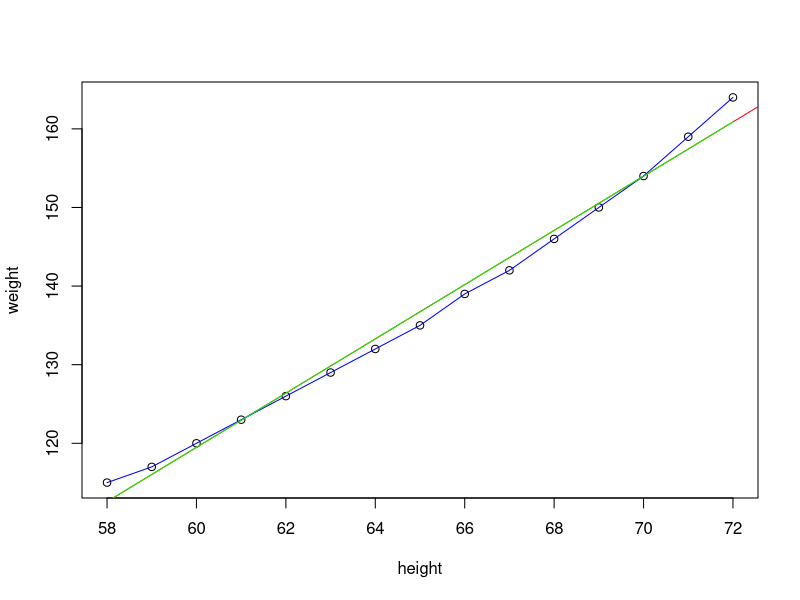
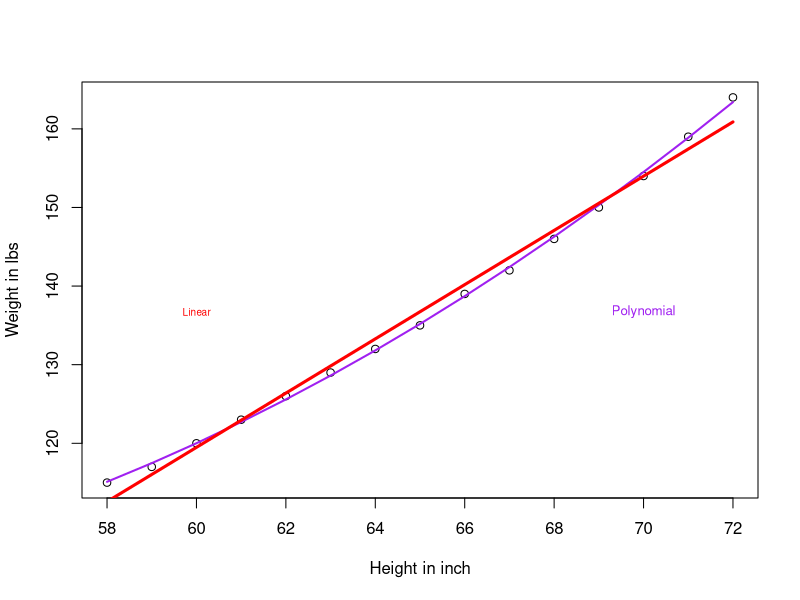
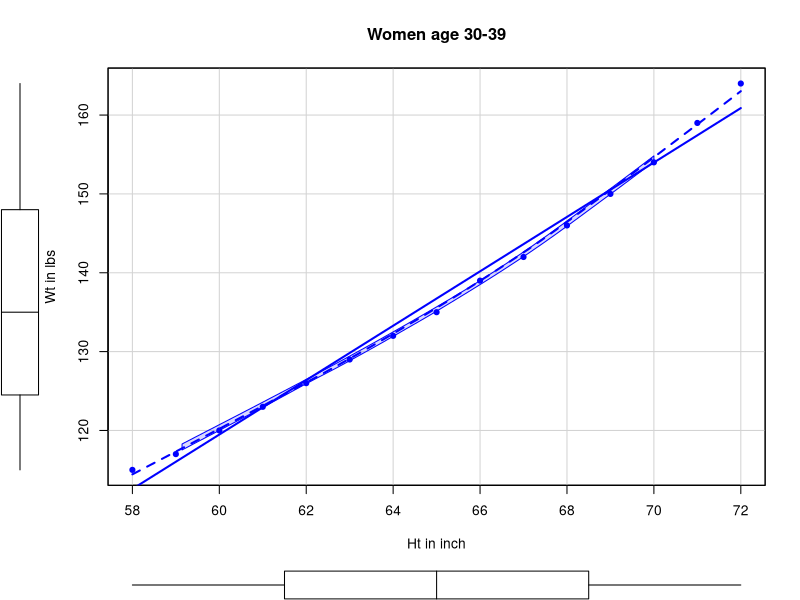
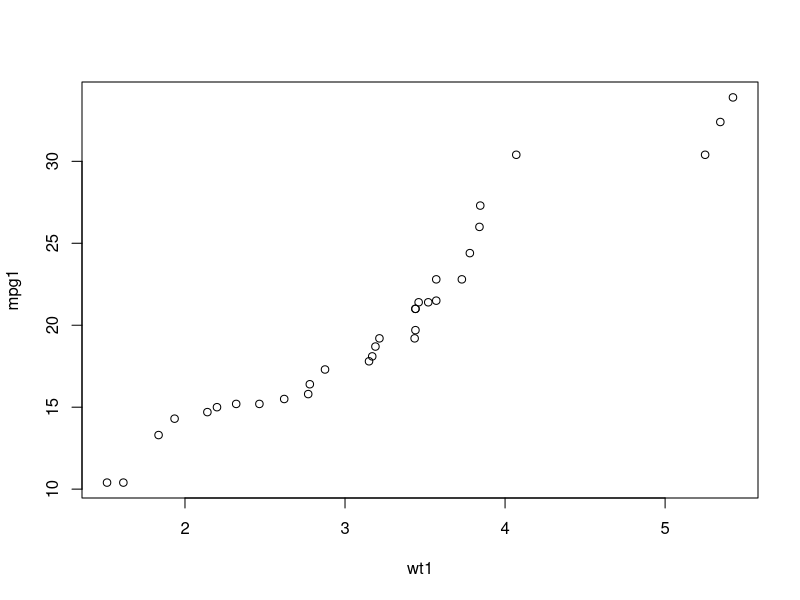
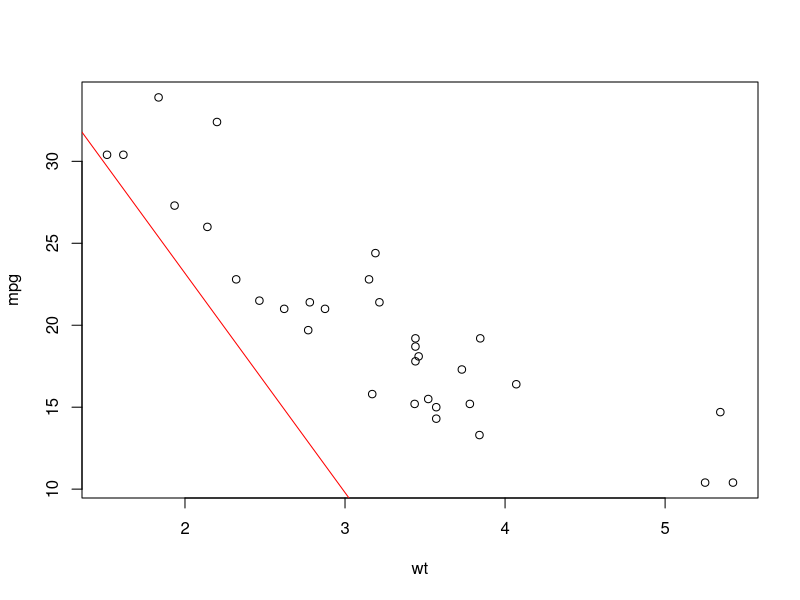
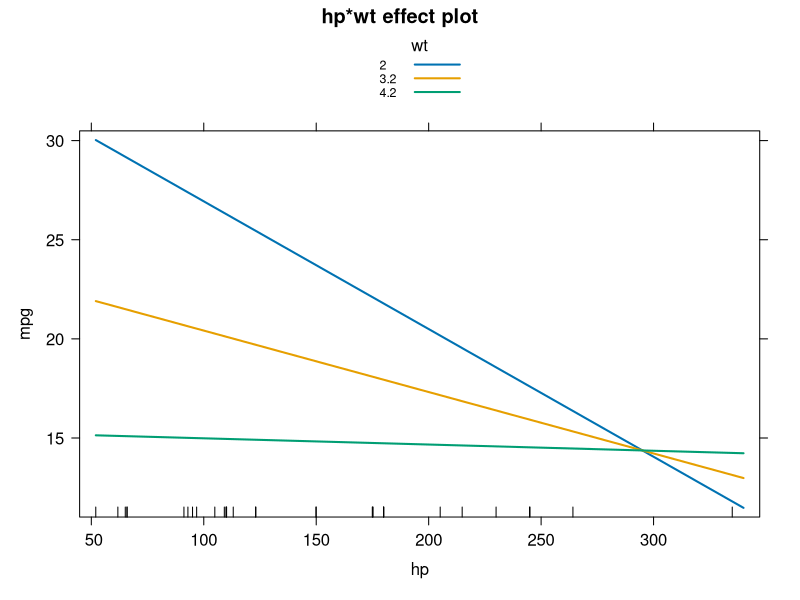
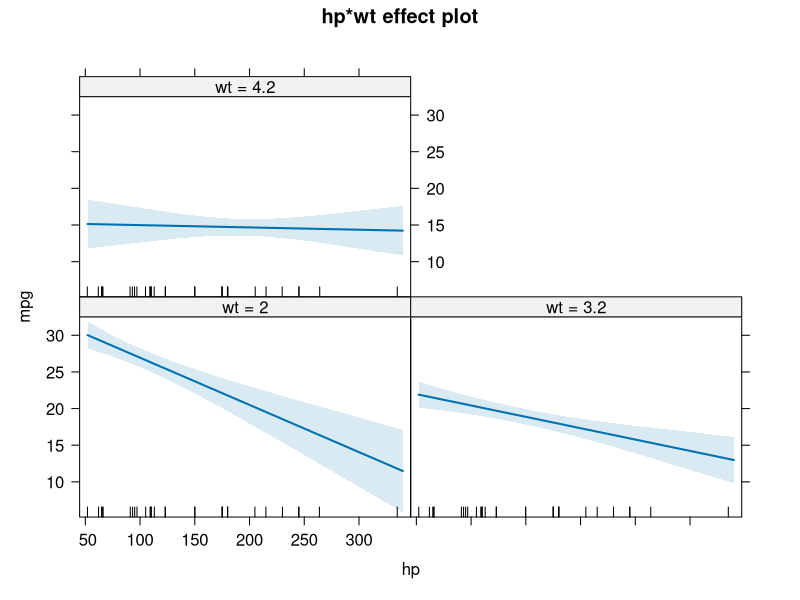
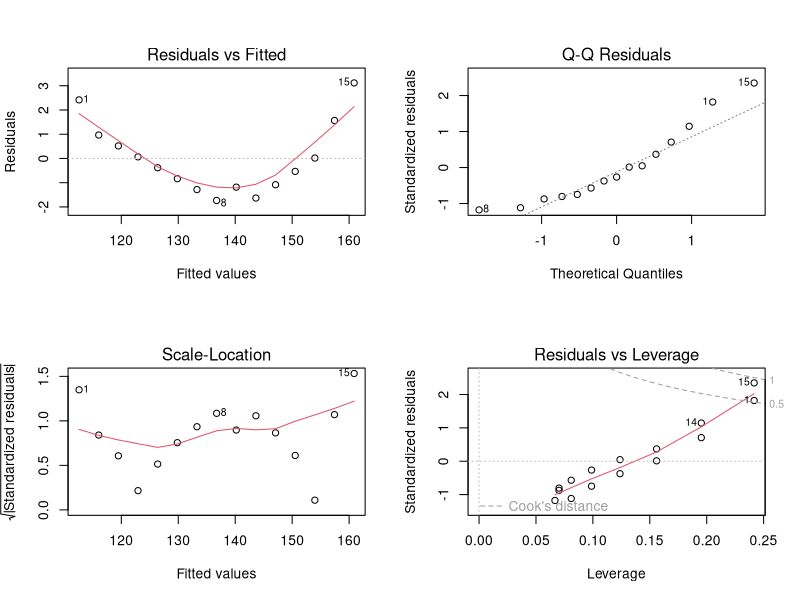

The R source for these figures, in order: (Note: this script raises an error after producing the figures.)
#Linear Regression

#myfit = lm(formula, data)

data(women)
women
?women
#height	 numeric	 Height (in)
#weight	 numeric	 Weight (lbs)

# Linear Regreession

attach(women)
cov(height,weight)
cor(height,weight)
weight.lm = lm(weight ~ height, data=women)

weight.lm
summary(weight.lm)
plot(height, weight )
abline(weight.lm, col='red')

fitted(weight.lm)
lines(height, weight, col='blue')
lines(height, fitted(weight.lm), col='green')
cbind(height,weight, fitted(weight.lm))
cbind(height,weight, fitted(weight.lm), weight-fitted(weight.lm), residuals(weight.lm))

summary(residuals(weight.lm))
new.data = data.frame(height= 70)
new.data = data.frame(height=c(70,75,80))

predict(weight.lm, newdata = new.data, interval='confidence')
predict(weight.lm, newdata = new.data, interval='prediction')




# Polynomial Regression X2
weight.lm2 = lm(weight ~ height + I(height^2), data=women)
weight.lm2
summary(weight.lm2)
plot(women$height, women$weight, xlab='Height in inch', ylab='Weight in lbs')
lines(women$height, fitted(weight.lm2), col='purple', lwd=2)
text(mean(women$height)+5, mean(women$weight), 'Polynomial', col='purple', cex=.8)
lines(women$height, fitted(weight.lm), col='red', lwd=3)
text(mean(women$height)-5, mean(women$weight), 'Linear', col='red', cex=.6)

# higher polynomial
weight.lmn = lm(weight ~ height + I(height^2) + I(height^3), data=women)
summary(weight.lmn) # max residual errors reduced

# scatter plot for above data
library(car)
car::scatterplot(weight ~ height, data=women, spread=F, smoother.args= list(lty=2),
                 pch=19, main='Women age 30-39', xlab='Ht in inch', ylab='Wt in lbs' )

#http://www.dummies.com/programming/r/how-to-predict-new-data-values-with-r/



# Linear - Polynomial - Multiple Linear


# Eruptions

attach(faithful)     # attach the data frame 
eruption.lm = lm(eruptions ~ waiting)
summary(eruption.lm)
newdata = data.frame(waiting=c(80,90,100))
predict(eruption.lm, newdata) #, interval="confidence")
head(faithful)
faithful[waiting==80,]

#New Eg

#simple linear

attach(mtcars)
str(mtcars)
wt1=sort(wt)
mpg1=sort(mpg)
cars=c(wt1,mpg1)
cars.lm = lm(wt1 ~ mpg1, data=mtcars)
cars.lm
plot(wt1,mpg1)
abline(cars.lm, col='red')

fitted(cars.lm)
lines(mpg, wt, col='blue')
lines(mpg, fitted(cars.lm), col='green')
cbind(mpg, wt, fitted(cars.lm))
cbind(mpg, wt, fitted(cars.lm), wt-fitted(cars.lm), residuals(cars.lm))


summary(residuals(cars.lm))
new.data = data.frame(mpg= 70)
new.data = data.frame(mpg=c(70,75,80))

predict(cars.lm, newdata = new.data, interval='confidence')
predict(cars.lm, newdata = new.data, interval='prediction')

#polynomial

cars.lm2 = lm(mpg ~ wt + I(wt^2), data=mtcars)
cars.lm2
plot(wt,mpg)
abline(cars.lm2, col='red')

fitted(cars.lm)
lines(mpg, wt, col='blue')
lines(mpg, fitted(cars.lm), col='green')
cbind(mpg, wt, fitted(cars.lm))
cbind(mpg, wt, fitted(cars.lm), wt-fitted(cars.lm), residuals(cars.lm))

?lm

#multilinear regression
attach(mtcars)
fit=lm(mpg~hp+wt+hp:wt, data=mtcars)
summary(fit)
library(effects)
#plot(effect(term, mod,xlevels), multiline="T")
plot(effect("hp:wt",fit,,list(wt=c(2,2,3.2,4.2))), multiline=T)
plot(effect("hp:wt",fit,,list(wt=c(2,2,3.2,4.2))), multiline=F)
?smoother.arg

x=lm(weight~height, data=women)
par(mfrow=c(2,2))
plot(x)

x2=lm(weight~ height+I(height^2), data=women)
par(mfrow=c(2,2))
plot(x2)

#Enhanced approach

#QQplot
library(car)
states=as.data.frame(state.x77[,c("Murder","Population","Illiteracy","Income","Frost")])
states
fit=lm(Murder ~ Population + Illiteracy + Income + Frost, data=states)
qqPlot(fit, labels= row.names(states), id.method="y", simulate=T, main="Q-Q Plot")
states["Nevada",]
fitted(fit)["Nevada"]
residuals(fit)["Nevada"]
rstudent(fit)["Nevada"]
?qqPlot

#Durbin Watson test
durbinWatsonTest(fit)

#Linearity
crPlots(fit)

#Homoscedasticity
library(car)
ncvtest(fit)
